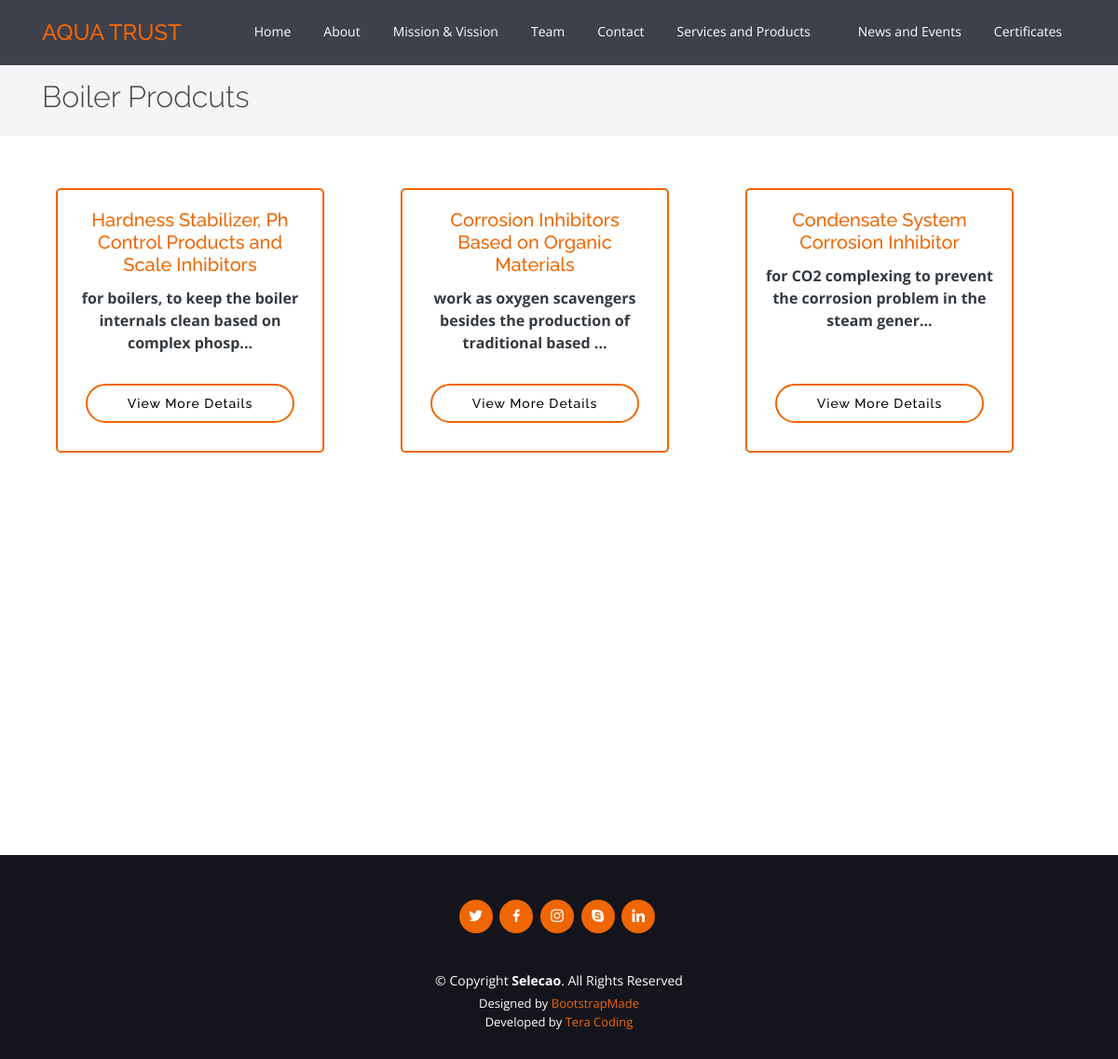
The page /View/Client/BoilerProducts.php on the database its author committed.
### tables this page shows
CREATE TABLE `product` (
  `ID` int(11) NOT NULL,
  `Name` varchar(256) NOT NULL,
  `Description` varchar(10000) NOT NULL,
  `Type` int(11) NOT NULL
);

### Controller/ProductController.php (called while the page is built, shortened)
<?php
require_once __DIR__.'/../Model/ProductModel.php';
class ProductController{
    public function getProductByType($Type){
        $Product = new ProductModel(null , null , $Type);
        $Products = $Product->GetProductByType();
        return $Products;
    }
}
?>

### Model/ProductModel.php (called while the page is built, shortened)
<?php
require_once __DIR__.'/../Shared/Database/DatabaseConnect.php';
class ProductModel{
    private $ID;
    private $Name;
    private $Description;
    private $Type;
    public function __construct($Name, $Description, $Type)
    {
        $this->Name = $Name;
        $this->Description = $Description;
        $this->Type = $Type;
    }
    public function setID($ID): void
    {
        $this->ID = $ID;
    }
    public function getID()
    {
        return $this->ID;
    }
    public function getName()
    {
        return $this->Name;
    }
    public function getDescription()
    {
        return $this->Description;
    }
    public function GetProductByType(){
        $sql = "SELECT * FROM `product` WHERE Type='".$this->Type."'";
        $Database = new DatabaseConnect();
        $Result = $Database->execute($sql);
        $Data = array();
        $x = 0;
        while ($row = mysqli_fetch_array($Result)){
            $Data[$x] = new self($row['Name'] , $row['Description'] , $row['Type']);
            $Data[$x]->setID($row['ID']);
            $x++;
        }
        return $Data;
    }
}
?>

### Shared/Database/DatabaseConnect.php (called while the page is built, shortened)
<?php
class DatabaseConnect{
    private $Host = "localhost";
    private $username = "root";
    private $password = "";
    private $Database = "aquatrust";
    private $Object = null;
    public function __construct()
    {
        $this->Object = new mysqli($this->Host , $this->username , $this->password , $this->Database);
    }
    public function execute($sql){
        return $this->Object->query($sql);
    }
}

### View/Client/BoilerProducts.php (the view, shortened to what this page needs)
<?php
include_once ("../../Controller/ProductController.php");
include_once ("../../Model/ProductModel.php");
$ProductController = new ProductController();
$Products = $ProductController->getProductByType(2);
?>
<!DOCTYPE html>
<html lang="en">
<head>
  <link href="assets/vendor/bootstrap/css/bootstrap.min.css" rel="stylesheet">
  <link href="assets/vendor/icofont/icofont.min.css" rel="stylesheet">
  <link href="assets/vendor/boxicons/css/boxicons.min.css" rel="stylesheet">
  <link href="assets/vendor/animate.css/animate.min.css" rel="stylesheet">
  <link href="assets/vendor/remixicon/remixicon.css" rel="stylesheet">
  <link href="assets/vendor/line-awesome/css/line-awesome.min.css" rel="stylesheet">
  <link href="assets/vendor/venobox/venobox.css" rel="stylesheet">
  <link href="assets/vendor/owl.carousel/assets/owl.carousel.min.css" rel="stylesheet">
  <link href="assets/vendor/aos/aos.css" rel="stylesheet">
  <link href="assets/css/style.css" rel="stylesheet">
</head>
<body>
  <header id="header" class="fixed-top d-flex align-items-center ">
    <div class="container d-flex align-items-center">
      <div class="logo mr-auto">
      <a href="index.php"><h4 class="pt-2">AQUA TRUST</h4></a>
      </div>
      <nav class="nav-menu d-none d-lg-block">
        <ul>
          <li><a href="index.php">Home</a></li>
          <li><a href="index.php#about">About</a></li>
          <li><a href="index.php#mission">Mission &amp; Vission</a></li>
          <li><a href="index.php#team">Team</a></li>
          <li><a href="index.php#contact">Contact</a></li>
          <li class="drop-down"><a href="">Services and Products</a>
          </li>
          <li><a href="News.php">News and Events</a></li>
          <li><a href="Certificates.php">Certificates</a></li>
        </ul>
      </nav>
    </div>
  </header>
  <main>
    <section class="breadcrumbs">
      <div class="container">
      <div class="d-flex justify-content-between align-items-center">
          <h2>Boiler Prodcuts</h2>
        </div>
      </div>
    </section>
    <section class="portfolio-details">
    <div id="News" class="container">
            <div class="col-sm-12">
            <div class="row">
        <?php
            for ($x=0;$x<sizeof($Products);$x++) {
                $TempDescription = "";
                $Description = $Products[$x]->getDescription();
                if (strlen($Description)<=70){
                    $TempDescription = $Description;
                }
                else{
                    for ($y=0;$y<70;$y++){
                        $TempDescription = $TempDescription.$Description[$y];
                    }
                }
                $TempDescription = $TempDescription."...";
                ?>
                                <div class="col-lg-4 mt-3 d-flex align-items-stretch">
                                    <div class="card defaultBorder mb-3 text-center h-100" style="width: 18rem;">
                                        <div class="card-body d-flex flex-column">
                                            <h5 class="card-title defaultColor"><?php echo $Products[$x]->getName();?></h5>
                                            <p class="card-text text-dark" style="font-weight: bold;"><?php echo $TempDescription;?></p>
                                            <a href="ViewProduct.php?ID=<?php echo $Products[$x]->getID(); ?>" class="btn btn-submit mt-auto">View More Details</a>
                                        </div>
                                    </div>
                                </div>
                <?php
            }
        ?>
            </div>
            </div>
        </div>
    </section>
  </main>
</body>
<footer id="footer" class="pt-5 mt-5">
    <div class="container">
      <div class="social-links">
        <a href="#" class="twitter"><i class="bx bxl-twitter"></i></a>
        <a href="#" class="facebook"><i class="bx bxl-facebook"></i></a>
        <a href="#" class="instagram"><i class="bx bxl-instagram"></i></a>
        <a href="#" class="google-plus"><i class="bx bxl-skype"></i></a>
        <a href="#" class="linkedin"><i class="bx bxl-linkedin"></i></a>
      </div>
      <div class="copyright">
        &copy; Copyright <strong><span>Selecao</span></strong>. All Rights Reserved
      </div>
      <div class="credits">
        Designed by <a href="https://bootstrapmade.com/">BootstrapMade</a><br>
        Developed by <a href="https://tera-coding.com">Tera Coding</a>
      </div>
    </div>
  </footer>
</html>

### View/Client/assets/css/style.css (style rules this page uses)
body { font-family: "Open Sans", sans-serif; color: #444444; }
main { min-height: 100vh; }
a { color: #ef6603; }
.defaultColor { color: #ef6603; }
.defaultBorder { border: 2px solid #ef6603; border-radius: 5px; }
h1, h2, h3, h4, h5, h6 { font-family: "Raleway", sans-serif; }
#header { height: 70px; transition: all 0.5s; z-index: 997; transition: all 0.5s; background: rgba(42, 44, 57, 0.9); }
.nav-menu, .nav-menu * { margin: 0; padding: 0; list-style: none; }
.nav-menu > ul > li { position: relative; white-space: nowrap; float: left; }
.nav-menu a { display: block; position: relative; color: #fff; padding: 5px 15px 7px 15px; margin-left: 5px; transition: 0.3s; font-size: 14px; border-radius: 50px; font-family: "Open Sans", sans-serif; }
.nav-menu .drop-down > a:after { content: "\ea99"; font-family: IcoFont; padding-left: 5px; }
.mobile-nav { position: fixed; top: 55px; right: 15px; bottom: 15px; left: 15px; z-index: 9999; overflow-y: auto; background: #fff; transition: ease-in-out 0.2s; opacity: 0; visibility: hidden; border-radius: 10px; padding: 10px 0; }
.mobile-nav * { margin: 0; padding: 0; list-style: none; }
.mobile-nav a { display: block; position: relative; color: #2a2c39; padding: 10px 20px; font-weight: 500; outline: none; }
.mobile-nav .drop-down > a:after { content: "\ea99"; font-family: IcoFont; padding-left: 10px; position: absolute; right: 15px; }
.mobile-nav .drop-down > a { padding-right: 35px; }
.btn-submit { font-family: "Raleway", sans-serif; font-weight: 500; font-size: 14px; letter-spacing: 1px; display: inline-block; padding: 12px 32px; border-radius: 50px; transition: 0.5s; line-height: 1; margin: 10px; color: #000; background: transparent; -webkit-animation-delay: 0.8s; animation-delay: 0.8s; border: 2px solid #ef6603; }
section { padding: 60px 0; overflow: hidden; }
.breadcrumbs { padding: 15px 0; margin-top: 70px; background: #f4f5f7; min-height: 40px; }
.breadcrumbs h2 { font-size: 32px; font-weight: 300; }
.portfolio-details { padding-top: 40px; }
#footer { background: #14151c; color: #fff; font-size: 14px; text-align: center; padding: 30px 0; }
#footer .social-links { margin: 0 0 40px 0; }
#footer .social-links a { font-size: 18px; display: inline-block; background: #ef6603; color: #fff; line-height: 1; padding: 8px 0; margin-right: 4px; border-radius: 50%; text-align: center; width: 36px; height: 36px; transition: 0.3s; }
#footer .copyright { margin: 0 0 5px 0; }
#footer .credits { font-size: 13px; }

### rows shown on the page
product: Name "Hardness Stabilizer, Ph Control Products and Scale Inhibitors", TempDescription "for boilers, to keep the boiler internals clean based on complex phosp..."
product: Name "Corrosion Inhibitors Based on Organic Materials", TempDescription "work as oxygen scavengers besides the production of traditional based ..."
product: Name "Condensate System Corrosion Inhibitor", TempDescription "for CO2 complexing to prevent the corrosion problem in the steam gener..."
